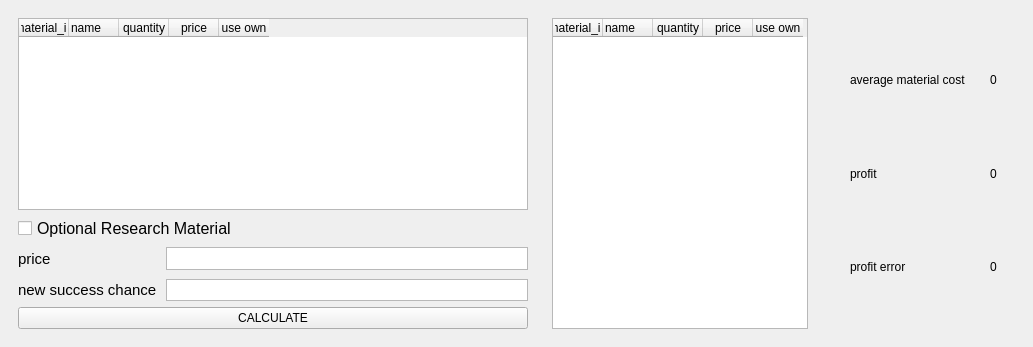
               <widget class="QWidget" name="tab_2">
                <property name="autoFillBackground">
                 <bool>false</bool>
                </property>
                <attribute name="title">
                 <string>Invent</string>
                </attribute>
                <layout class="QHBoxLayout" name="horizontalLayout_14">
                 <property name="spacing">
                  <number>0</number>
                 </property>
                 <property name="leftMargin">
                  <number>0</number>
                 </property>
                 <property name="topMargin">
                  <number>0</number>
                 </property>
                 <property name="rightMargin">
                  <number>0</number>
                 </property>
                 <property name="bottomMargin">
                  <number>0</number>
                 </property>
                 <item>
                  <widget class="QWidget" name="widget_6" native="true">
                   <layout class="QHBoxLayout" name="horizontalLayout_16">
                    <item>
                     <widget class="QWidget" name="widget_18" native="true">
                      <layout class="QVBoxLayout" name="verticalLayout_14">
                       <item>
                        <widget class="QTableWidget" name="table_3">
                         <property name="sizePolicy">
                          <sizepolicy hsizetype="Fixed" vsizetype="Expanding">
                           <horstretch>0</horstretch>
                           <verstretch>0</verstretch>
                          </sizepolicy>
                         </property>
                         <property name="minimumSize">
                          <size>
                           <width>510</width>
                           <height>0</height>
                          </size>
                         </property>
                         <property name="maximumSize">
                          <size>
                           <width>510</width>
                           <height>16777215</height>
                          </size>
                         </property>
                         <property name="horizontalScrollBarPolicy">
                          <enum>Qt::ScrollBarAlwaysOff</enum>
                         </property>
                         <property name="selectionMode">
                          <enum>QAbstractItemView::NoSelection</enum>
                         </property>
                         <property name="selectionBehavior">
                          <enum>QAbstractItemView::SelectRows</enum>
                         </property>
                         <property name="verticalScrollMode">
                          <enum>QAbstractItemView::ScrollPerPixel</enum>
                         </property>
                         <property name="columnCount">
                          <number>5</number>
                         </property>
                         <attribute name="horizontalHeaderDefaultSectionSize">
                          <number>50</number>
                         </attribute>
                         <attribute name="verticalHeaderVisible">
                          <bool>false</bool>
                         </attribute>
                         <column>
                          <property name="text">
                           <string notr="true">material_id</string>
                          </property>
                         </column>
                         <column>
                          <property name="text">
                           <string>name</string>
                          </property>
                          <property name="textAlignment">
                           <set>AlignLeading|AlignVCenter</set>
                          </property>
                         </column>
                         <column>
                          <property name="text">
                           <string notr="true">quantity</string>
                          </property>
                          <property name="textAlignment">
                           <set>AlignCenter</set>
                          </property>
                         </column>
                         <column>
                          <property name="text">
                           <string notr="true">price</string>
                          </property>
                          <property name="textAlignment">
                           <set>AlignCenter</set>
                          </property>
                         </column>
                         <column>
                          <property name="text">
                           <string>use own</string>
                          </property>
                          <property name="textAlignment">
                           <set>AlignCenter</set>
                          </property>
                         </column>
                        </widget>
                       </item>
                       <item>
                        <widget class="QCheckBox" name="optional_reserch_material">
                         <property name="font">
                          <font>
                           <pointsize>12</pointsize>
                          </font>
                         </property>
                         <property name="text">
                          <string>Optional Research Material</string>
                         </property>
                        </widget>
                       </item>
                       <item>
                        <widget class="QWidget" name="widget_19" native="true">
                         <property name="sizePolicy">
                          <sizepolicy hsizetype="Preferred" vsizetype="Fixed">
                           <horstretch>0</horstretch>
                           <verstretch>0</verstretch>
                          </sizepolicy>
                         </property>
                         <property name="maximumSize">
                          <size>
                           <width>16777215</width>
                           <height>54</height>
                          </size>
                         </property>
                         <property name="baseSize">
                          <size>
                           <width>0</width>
                           <height>30</height>
                          </size>
                         </property>
                         <layout class="QHBoxLayout" name="horizontalLayout_13">
                          <property name="spacing">
                           <number>0</number>
                          </property>
                          <property name="leftMargin">
                           <number>0</number>
                          </property>
                          <property name="topMargin">
                           <number>0</number>
                          </property>
                          <property name="rightMargin">
                           <number>0</number>
                          </property>
                          <property name="bottomMargin">
                           <number>0</number>
                          </property>
                          <item>
                           <widget class="QWidget" name="widget_20" native="true">
                            <layout class="QVBoxLayout" name="verticalLayout_15">
                             <property name="spacing">
                              <number>9</number>
                             </property>
                             <property name="leftMargin">
                              <number>0</number>
                             </property>
                             <property name="topMargin">
                              <number>0</number>
                             </property>
                             <property name="rightMargin">
                              <number>9</number>
                             </property>
                             <property name="bottomMargin">
                              <number>0</number>
                             </property>
                             <item>
                              <widget class="QLabel" name="label">
                               <property name="font">
                                <font>
                                 <pointsize>11</pointsize>
                                </font>
                               </property>
                               <property name="text">
                                <string>price</string>
                               </property>
                              </widget>
                             </item>
                             <item>
                              <widget class="QLabel" name="label_2">
                               <property name="font">
                                <font>
                                 <pointsize>11</pointsize>
                                </font>
                               </property>
                               <property name="text">
                                <string>new success chance</string>
                               </property>
                              </widget>
                             </item>
                            </layout>
                           </widget>
                          </item>
                          <item>
                           <widget class="QWidget" name="widget_21" native="true">
                            <layout class="QVBoxLayout" name="verticalLayout_16">
                             <property name="spacing">
                              <number>9</number>
                             </property>
                             <property name="leftMargin">
                              <number>0</number>
                             </property>
                             <property name="topMargin">
                              <number>0</number>
                             </property>
                             <property name="rightMargin">
                              <number>0</number>
                             </property>
                             <property name="bottomMargin">
                              <number>0</number>
                             </property>
                             <item>
                              <widget class="QTextEdit" name="optional_research_material_price">
                               <property name="verticalScrollBarPolicy">
                                <enum>Qt::ScrollBarAlwaysOff</enum>
                               </property>
                               <property name="horizontalScrollBarPolicy">
                                <enum>Qt::ScrollBarAlwaysOff</enum>
                               </property>
                              </widget>
                             </item>
                             <item>
                              <widget class="QTextEdit" name="new_success_chance">
                               <property name="verticalScrollBarPolicy">
                                <enum>Qt::ScrollBarAlwaysOff</enum>
                               </property>
                               <property name="horizontalScrollBarPolicy">
                                <enum>Qt::ScrollBarAlwaysOff</enum>
                               </property>
                              </widget>
                             </item>
                            </layout>
                           </widget>
                          </item>
                         </layout>
                        </widget>
                       </item>
                       <item>
                        <widget class="QPushButton" name="pushButton_2">
                         <property name="text">
                          <string>CALCULATE</string>
                         </property>
                        </widget>
                       </item>
                      </layout>
                     </widget>
                    </item>
                    <item>
                     <widget class="QWidget" name="widget_22" native="true">
                      <layout class="QVBoxLayout" name="verticalLayout_10">
                       <item>
                        <widget class="QTableWidget" name="table_4">
                         <property name="horizontalScrollBarPolicy">
                          <enum>Qt::ScrollBarAlwaysOff</enum>
                         </property>
                         <property name="selectionMode">
                          <enum>QAbstractItemView::NoSelection</enum>
                         </property>
                         <property name="selectionBehavior">
                          <enum>QAbstractItemView::SelectRows</enum>
                         </property>
                         <property name="verticalScrollMode">
                          <enum>QAbstractItemView::ScrollPerPixel</enum>
                         </property>
                         <property name="columnCount">
                          <number>5</number>
                         </property>
                         <attribute name="horizontalHeaderDefaultSectionSize">
                          <number>50</number>
                         </attribute>
                         <attribute name="verticalHeaderVisible">
                          <bool>false</bool>
                         </attribute>
                         <column>
                          <property name="text">
                           <string notr="true">material_id</string>
                          </property>
                         </column>
                         <column>
                          <property name="text">
                           <string>name</string>
                          </property>
                          <property name="textAlignment">
                           <set>AlignLeading|AlignVCenter</set>
                          </property>
                         </column>
                         <column>
                          <property name="text">
                           <string notr="true">quantity</string>
                          </property>
                          <property name="textAlignment">
                           <set>AlignCenter</set>
                          </property>
                         </column>
                         <column>
                          <property name="text">
                           <string notr="true">price</string>
                          </property>
                          <property name="textAlignment">
                           <set>AlignCenter</set>
                          </property>
                         </column>
                         <column>
                          <property name="text">
                           <string>use own</string>
                          </property>
                          <property name="textAlignment">
                           <set>AlignCenter</set>
                          </property>
                         </column>
                        </widget>
                       </item>
                      </layout>
                     </widget>
                    </item>
                    <item>
                     <widget class="QWidget" name="widget_23" native="true">
                      <layout class="QHBoxLayout" name="horizontalLayout_12">
                       <item>
                        <widget class="QWidget" name="widget_24" native="true">
                         <property name="minimumSize">
                          <size>
                           <width>30</width>
                           <height>0</height>
                          </size>
                         </property>
                         <layout class="QHBoxLayout" name="horizontalLayout_15">
                          <item>
                           <widget class="QWidget" name="widget_25" native="true">
                            <layout class="QVBoxLayout" name="verticalLayout_17">
                             <item>
                              <widget class="QLabel" name="label_13">
                               <property name="text">
                                <string>average material cost</string>
                               </property>
                              </widget>
                             </item>
                             <item>
                              <widget class="QLabel" name="label_14">
                               <property name="text">
                                <string>profit</string>
                               </property>
                              </widget>
                             </item>
                             <item>
                              <widget class="QLabel" name="label_15">
                               <property name="text">
                                <string>profit error</string>
                               </property>
                              </widget>
                             </item>
                            </layout>
                           </widget>
                          </item>
                          <item>
                           <widget class="QWidget" name="widget_26" native="true">
                            <layout class="QVBoxLayout" name="verticalLayout_18">
                             <item>
                              <widget class="QLabel" name="material_price_2">
                               <property name="text">
                                <string>0</string>
                               </property>
                              </widget>
                             </item>
                             <item>
                              <widget class="QLabel" name="profit_3">
                               <property name="text">
                                <string>0</string>
                               </property>
                              </widget>
                             </item>
                             <item>
                              <widget class="QLabel" name="profit_error">
                               <property name="text">
                                <string>0</string>
                               </property>
                              </widget>
                             </item>
                            </layout>
                           </widget>
                          </item>
                         </layout>
                        </widget>
                       </item>
                      </layout>
                     </widget>
                    </item>
                   </layout>
                  </widget>
                 </item>
                </layout>
               </widget>
